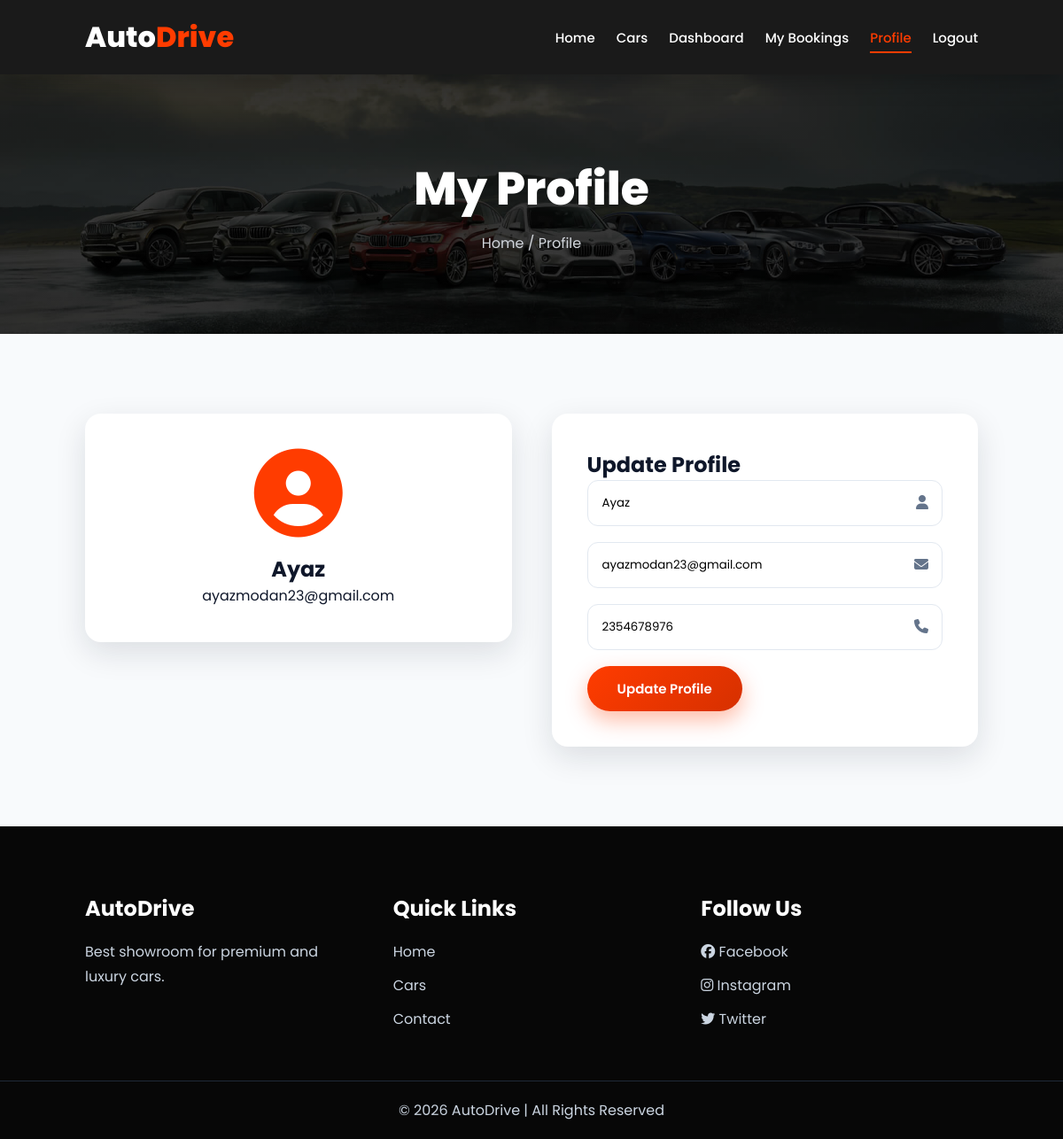
Screenshot of /user/profile.php (signed in) with the database file from the repository.
### tables this page shows
CREATE TABLE `users` (
  `id` int(11) NOT NULL,
  `name` varchar(100) DEFAULT NULL,
  `email` varchar(100) DEFAULT NULL,
  `phone` varchar(20) DEFAULT NULL,
  `password` varchar(255) DEFAULT NULL,
  `created_at` timestamp NOT NULL DEFAULT current_timestamp()
);

### user/profile.php (the view, shortened to what this page needs)
<?php
include '../includes/db.php';
$user_id = $_SESSION['user_id'];
$user_query = "SELECT * FROM users WHERE id = '$user_id'";
$user_result = mysqli_query($conn, $user_query);
$user = mysqli_fetch_assoc($user_result);
?>
<!DOCTYPE html>
<html lang="en">
<head>
    <link rel="stylesheet" href="../css/style.css">
    <link rel="stylesheet"
    href="https://cdnjs.cloudflare.com/ajax/libs/font-awesome/6.5.1/css/all.min.css">
</head>
<body>
<header class="header">
    <div class="logo">
        <h2>Auto<span>Drive</span></h2>
    </div>
    <nav class="navbar" id="navbar">
        <a href="../index.php">Home</a>
        <a href="../cars.php">Cars</a>
        <a href="dashboard.php">Dashboard</a>
        <a href="my-bookings.php">My Bookings</a>
        <a href="profile.php" class="active">Profile</a>
        <a href="../logout.php">Logout</a>
    </nav>
</header>
<section class="page-header">
    <h1>My Profile</h1>
    <p>Home / Profile</p>
</section>
<section class="profile-section">
    <div class="profile-container">
        <div class="profile-card">
            <div class="profile-icon">
                <i class="fas fa-user-circle"></i>
            </div>
            <h2><?php echo $user['name']; ?></h2>
            <p><?php echo $user['email']; ?></p>
        </div>
        <div class="profile-form-box">
            <h2>Update Profile</h2>
            <form action="" method="POST" class="profile-form">
                <div class="input-box">
                    <i class="fas fa-user"></i>
                    <input
                        type="text"
                        name="name"
                        value="<?php echo $user['name']; ?>"
                        required
                    >
                </div>
                <div class="input-box">
                    <i class="fas fa-envelope"></i>
                    <input
                        type="email"
                        name="email"
                        value="<?php echo $user['email']; ?>"
                        required
                    >
                </div>
                <div class="input-box">
                    <i class="fas fa-phone"></i>
                    <input
                        type="text"
                        name="phone"
                        value="<?php echo $user['phone']; ?>"
                        required
                    >
                </div>
                <button type="submit" name="update_profile" class="btn">
                    Update Profile
                </button>
            </form>
        </div>
    </div>
</section>
<footer class="footer">
    <div class="footer-container">
        <div class="footer-box">
            <h3>AutoDrive</h3>
            <p>Best showroom for premium and luxury cars.</p>
        </div>
        <div class="footer-box">
            <h3>Quick Links</h3>
            <a href="../index.php">Home</a>
            <a href="../cars.php">Cars</a>
            <a href="../contact.php">Contact</a>
        </div>
        <div class="footer-box">
            <h3>Follow Us</h3>
            <a href="#"><i class="fab fa-facebook"></i> Facebook</a>
            <a href="#"><i class="fab fa-instagram"></i> Instagram</a>
            <a href="#"><i class="fab fa-twitter"></i> Twitter</a>
        </div>
    </div>
    <div class="footer-bottom">
        <p>© 2026 AutoDrive | All Rights Reserved</p>
    </div>
</footer>
</body>
</html>

### css/style.css (style rules this page uses)
:root { --primary: #ff3c00; --primary-dark: #d63000; --dark: #0f172a; --black: #070707; --white: #ffffff; --light: #f8fafc; --gray: #64748b; --border: #e2e8f0; --shadow: 0 12px 35px rgba(15, 23, 42, 0.12); }
* { margin: 0; padding: 0; box-sizing: border-box; font-family: 'Poppins', sans-serif; text-decoration: none; list-style: none; }
html { scroll-behavior: smooth; }
body { background: var(--light); color: var(--dark); }
.header { width: 100%; padding: 18px 8%; background: rgba(7, 7, 7, 0.92); backdrop-filter: blur(12px); display: flex; justify-content: space-between; align-items: center; position: sticky; top: 0; z-index: 999; box-shadow: 0 8px 25px rgba(0,0,0,0.25); }
.logo h2 { color: var(--white); font-size: 32px; font-weight: 800; }
.logo span { color: var(--primary); }
.navbar { display: flex; gap: 24px; align-items: center; }
.navbar a { color: var(--white); font-size: 15px; font-weight: 500; position: relative; }
.navbar a::after { content: ""; width: 0; height: 2px; background: var(--primary); position: absolute; left: 0; bottom: -6px; transition: 0.3s; }
.navbar a:hover::after, .navbar a.active::after { width: 100%; }
.navbar a:hover, .navbar a.active { color: var(--primary); }
.btn { display: inline-block; padding: 14px 34px; background: linear-gradient(135deg, var(--primary), var(--primary-dark)); color: var(--white); border-radius: 50px; font-size: 15px; font-weight: 600; border: none; cursor: pointer; box-shadow: 0 10px 25px rgba(255, 60, 0, 0.35); transition: 0.3s; }
section { overflow: hidden; }
.page-header { background: linear-gradient(rgba(0,0,0,0.78), rgba(0,0,0,0.78)), url('../images/banner/car-banner.jpg'); background-size: cover; background-position: center; color: var(--white); text-align: center; padding: 90px 20px; }
.page-header h1 { font-size: 52px; font-weight: 800; margin-bottom: 10px; }
.page-header p { color: #d1d5db; }
.features, .cars, .about-section, .contact-section, .dashboard-section, .table-section, .auth-section, .profile-section, .booking-section, .admin-actions, .mission-section { padding: 90px 8%; }
.feature-box, .car-box, .dashboard-card, .action-box, .mission-box, .booking-box, .profile-card, .auth-box, .contact-form, .profile-form-box { background: var(--white); border-radius: 18px; box-shadow: var(--shadow); transition: 0.3s; }
.about-container, .contact-container, .details-container, .profile-container { display: grid; grid-template-columns: repeat(auto-fit, minmax(340px, 1fr)); gap: 45px; align-items: center; }
.contact-form input, .contact-form textarea, .input-box input, .input-box select, .input-box textarea { width: 100%; padding: 15px 16px; margin-bottom: 18px; border: 1px solid var(--border); border-radius: 12px; outline: none; background: #fff; }
.input-box { position: relative; }
.input-box i { position: absolute; right: 16px; top: 17px; color: var(--gray); }
.profile-container { align-items: start; }
.profile-card { padding: 40px; text-align: center; }
.profile-icon i { font-size: 100px; color: var(--primary); margin-bottom: 18px; }
.profile-form-box { padding: 40px; }
.footer { background: var(--black); color: var(--white); padding-top: 75px; }
.footer-container { display: grid; grid-template-columns: repeat(auto-fit, minmax(230px, 1fr)); gap: 35px; padding: 0 8% 45px; }
.footer-box h3 { font-size: 24px; margin-bottom: 18px; }
.footer-box p, .footer-box a { color: #cbd5e1; line-height: 28px; }
.footer-box a { display: block; margin-bottom: 10px; }
.footer-bottom { border-top: 1px solid #1f2937; text-align: center; padding: 20px; color: #cbd5e1; }

### rows the page displays
users: name "Ayaz", email "ayazmodan23@gmail.com", phone "2354678976"
